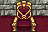

The image is a tile-based game level rendered from a .tmx file. Its description and complete source (layers, tilesets, objects, tile grids) follow:
An orthogonal 3x2 tile map with 16x16 px tiles, 1 tile layer (Vrstva dlaždic 1).

<map version="1.0" tiledversion="1.1.6" orientation="orthogonal" renderorder="right-down" width="3" height="2" tilewidth="16" tileheight="16" infinite="0" nextobjectid="1">
 <tileset firstgid="1" source="ff4a_inside15.tsx" />
 <layer name="Vrstva dlaždic 1" width="3" height="2">
  <data encoding="csv">
37,38,39,
52,53,54
</data>
 </layer>
</map>
